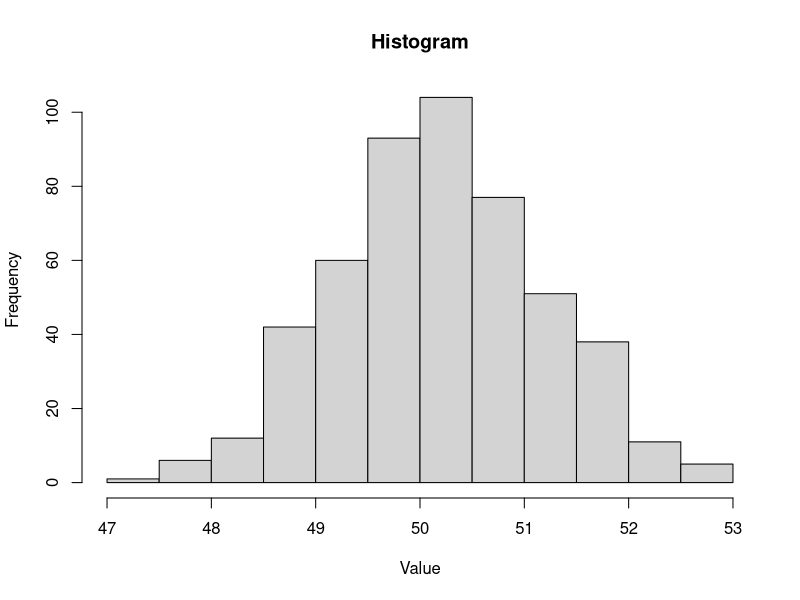
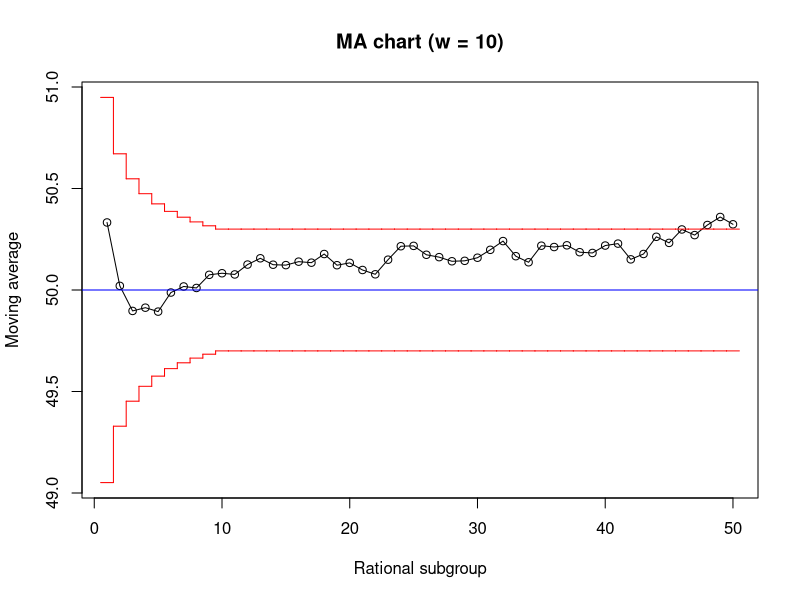
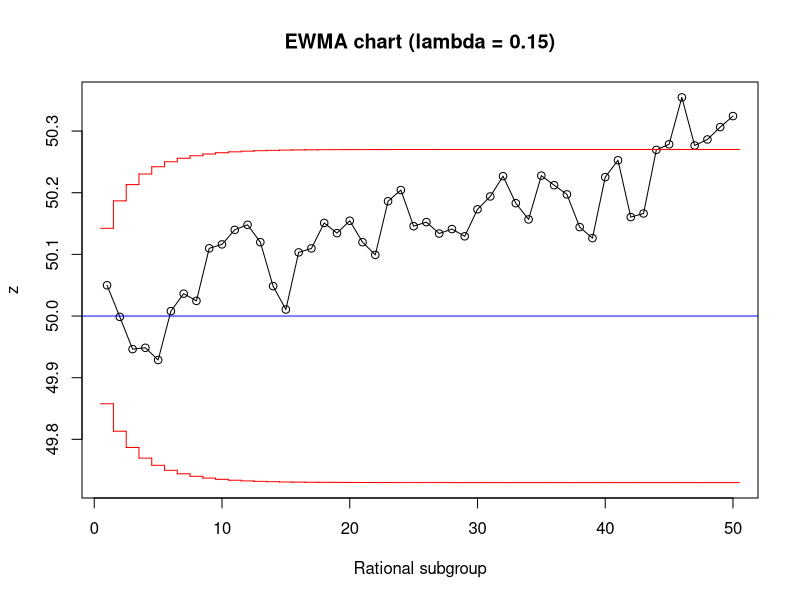

Write R code to recreate these figures, in order.
## ---- chunk 1
data4 <- read.delim('datacc4.txt', header = FALSE, sep = ' ', dec = '.')[,c(1,4)]
colnames(data4) <- c('Subgroup','Value')
data4
## ---- chunk 2
table(data4$Subgroup)
## ---- chunk 3
k <- 50
n <- 10
## ---- chunk 4
hist(data4$Value, main = 'Histogram', xlab = 'Value', ylab = 'Frequency')
## ---- chunk 5
shapiro.test(data4$Value)
## ---- chunk 6
mu0 <- 50
sigma0 <- 1
## ---- chunk 7
means <- aggregate(data4$Value, list(data4$Subgroup), FUN=mean)[,2]
## ---- chunk 8
w <- 10
## ---- chunk 9
moving_average <- function(values, window_size)
{
  values <- unlist(values, use.names = FALSE)
  result <- numeric(length(values))

  for (i in seq_along(values))
  {
    start <- max(1, i-window_size+1)
    result[i] <- mean(values[start:i])
  }

  result
}
## ---- chunk 10
mas <- moving_average(means, w)
## ---- chunk 11
names(mas) <- paste('Subgroup', 1:k)
print(mas)
## ---- chunk 12
i <- 1:k
lcl_ma <- mu0 - 3 * sigma0 / sqrt(n*pmin(i, w))
names(lcl_ma) <- paste('Subgroup', 1:k)
print(lcl_ma)
## ---- chunk 13
i <- 1:k
ucl_ma <- mu0 + 3 * sigma0 / sqrt(n*pmin(i, w))
names(ucl_ma) <- paste('Subgroup', 1:k)
print(ucl_ma)
## ---- chunk 14
plot(i, mas, type='o', main=paste0('MA chart (w = ', w, ')'), xlab='Rational subgroup', ylab='Moving average', ylim=range(c(mas, lcl_ma, ucl_ma)))
abline(h=mu0, col='blue')
segments(x0=i-0.5, y0=lcl_ma, x1=i+0.5, y1=lcl_ma, col='red')
segments(x0=i[-k]+0.5, y0=lcl_ma[-k], x1=i[-k]+0.5, y1=lcl_ma[-1], col='red')
segments(x0=i-0.5, y0=ucl_ma, x1=i+0.5, y1=ucl_ma, col='red')
segments(x0=i[-k]+0.5, y0=ucl_ma[-k], x1=i[-k]+0.5, y1=ucl_ma[-1], col='red')
## ---- chunk 15
lambda <- 0.15
## ---- chunk 16
z <- numeric(k)

z[1] <- lambda*means[1] + (1-lambda)*mu0

for (i in 2:k)
{
  z[i] <- lambda*means[i] + (1-lambda)*z[i-1]
}
## ---- chunk 17
names(z) <- paste('Subgroup', 1:k)
print(z)
## ---- chunk 18
i <- 1:k
lcl_ewma <- mu0 - 3 * (sigma0/sqrt(n)) * sqrt((lambda/(2-lambda))*(1-(1-lambda)^(2*i)))
names(lcl_ewma) <- paste('Subgroup', 1:k)
print(lcl_ewma)
## ---- chunk 19
i <- 1:k
ucl_ewma <- mu0 + 3 * (sigma0/sqrt(n)) * sqrt((lambda/(2-lambda))*(1-(1-lambda)^(2*i)))
names(ucl_ewma) <- paste('Subgroup', 1:k)
print(ucl_ewma)
## ---- chunk 20
plot(i, z, type='o', main=paste0('EWMA chart (lambda = ', lambda, ')'), xlab='Rational subgroup', ylab='z', ylim=range(c(z, lcl_ewma, ucl_ewma)))
abline(h=mu0, col='blue')
segments(x0=i-0.5, y0=lcl_ewma, x1=i+0.5, y1=lcl_ewma, col='red')
segments(x0=i[-k]+0.5, y0=lcl_ewma[-k], x1=i[-k]+0.5, y1=lcl_ewma[-1], col='red')
segments(x0=i-0.5, y0=ucl_ewma, x1=i+0.5, y1=ucl_ewma, col='red')
segments(x0=i[-k]+0.5, y0=ucl_ewma[-k], x1=i[-k]+0.5, y1=ucl_ewma[-1], col='red')
